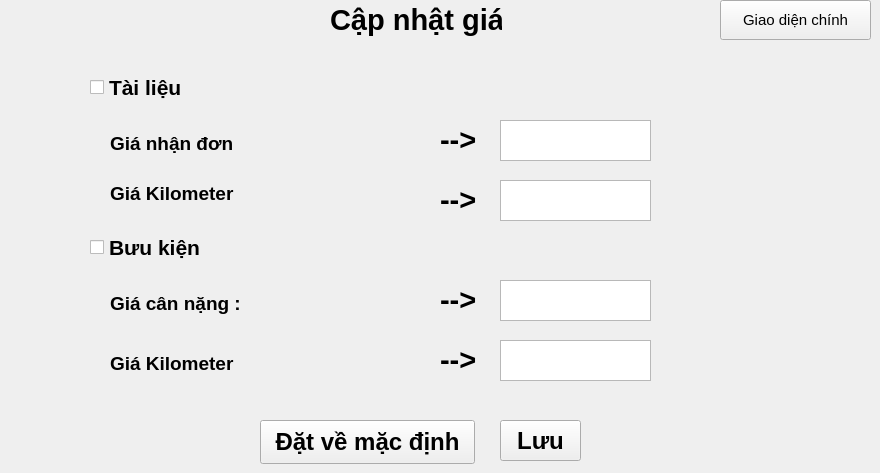
    <widget class="QWidget" name="CapNhatGia3">
     <widget class="QLabel" name="label0_11">
      <property name="geometry">
       <rect>
        <x>330</x>
        <y>0</y>
        <width>172</width>
        <height>39</height>
       </rect>
      </property>
      <property name="font">
       <font>
        <family>Segoe UI</family>
        <pointsize>22</pointsize>
        <bold>true</bold>
       </font>
      </property>
      <property name="autoFillBackground">
       <bool>false</bool>
      </property>
      <property name="text">
       <string>Cập nhật giá</string>
      </property>
     </widget>
     <widget class="QCheckBox" name="checkBoxTaiLieu">
      <property name="geometry">
       <rect>
        <x>90</x>
        <y>70</y>
        <width>94</width>
        <height>34</height>
       </rect>
      </property>
      <property name="font">
       <font>
        <pointsize>16</pointsize>
        <bold>true</bold>
       </font>
      </property>
      <property name="text">
       <string>Tài liệu</string>
      </property>
     </widget>
     <widget class="QCheckBox" name="checkBoxBuuKien">
      <property name="geometry">
       <rect>
        <x>90</x>
        <y>230</y>
        <width>279</width>
        <height>34</height>
       </rect>
      </property>
      <property name="font">
       <font>
        <pointsize>16</pointsize>
        <bold>true</bold>
       </font>
      </property>
      <property name="text">
       <string>Bưu kiện</string>
      </property>
     </widget>
     <widget class="QLabel" name="label_35">
      <property name="geometry">
       <rect>
        <x>110</x>
        <y>130</y>
        <width>130</width>
        <height>26</height>
       </rect>
      </property>
      <property name="font">
       <font>
        <pointsize>14</pointsize>
        <bold>true</bold>
       </font>
      </property>
      <property name="text">
       <string>Giá nhận đơn :</string>
      </property>
     </widget>
     <widget class="QLabel" name="label_36">
      <property name="geometry">
       <rect>
        <x>110</x>
        <y>180</y>
        <width>130</width>
        <height>26</height>
       </rect>
      </property>
      <property name="font">
       <font>
        <pointsize>14</pointsize>
        <bold>true</bold>
       </font>
      </property>
      <property name="text">
       <string>Giá Kilometer :</string>
      </property>
     </widget>
     <widget class="QLabel" name="label_37">
      <property name="geometry">
       <rect>
        <x>110</x>
        <y>290</y>
        <width>130</width>
        <height>26</height>
       </rect>
      </property>
      <property name="font">
       <font>
        <pointsize>14</pointsize>
        <bold>true</bold>
       </font>
      </property>
      <property name="text">
       <string>Giá cân nặng :</string>
      </property>
     </widget>
     <widget class="QLabel" name="label_38">
      <property name="geometry">
       <rect>
        <x>110</x>
        <y>350</y>
        <width>130</width>
        <height>26</height>
       </rect>
      </property>
      <property name="font">
       <font>
        <pointsize>14</pointsize>
        <bold>true</bold>
       </font>
      </property>
      <property name="text">
       <string>Giá Kilometer :</string>
      </property>
     </widget>
     <widget class="QLabel" name="label0_12">
      <property name="geometry">
       <rect>
        <x>440</x>
        <y>120</y>
        <width>45</width>
        <height>39</height>
       </rect>
      </property>
      <property name="font">
       <font>
        <family>Segoe UI</family>
        <pointsize>22</pointsize>
        <bold>true</bold>
       </font>
      </property>
      <property name="autoFillBackground">
       <bool>false</bool>
      </property>
      <property name="text">
       <string>--&gt;</string>
      </property>
     </widget>
     <widget class="QLabel" name="label0_13">
      <property name="geometry">
       <rect>
        <x>440</x>
        <y>180</y>
        <width>45</width>
        <height>39</height>
       </rect>
      </property>
      <property name="font">
       <font>
        <family>Segoe UI</family>
        <pointsize>22</pointsize>
        <bold>true</bold>
       </font>
      </property>
      <property name="autoFillBackground">
       <bool>false</bool>
      </property>
      <property name="text">
       <string>--&gt;</string>
      </property>
     </widget>
     <widget class="QLabel" name="label0_14">
      <property name="geometry">
       <rect>
        <x>440</x>
        <y>280</y>
        <width>45</width>
        <height>39</height>
       </rect>
      </property>
      <property name="font">
       <font>
        <family>Segoe UI</family>
        <pointsize>22</pointsize>
        <bold>true</bold>
       </font>
      </property>
      <property name="autoFillBackground">
       <bool>false</bool>
      </property>
      <property name="text">
       <string>--&gt;</string>
      </property>
     </widget>
     <widget class="QLabel" name="label0_15">
      <property name="geometry">
       <rect>
        <x>440</x>
        <y>340</y>
        <width>45</width>
        <height>39</height>
       </rect>
      </property>
      <property name="font">
       <font>
        <family>Segoe UI</family>
        <pointsize>22</pointsize>
        <bold>true</bold>
       </font>
      </property>
      <property name="autoFillBackground">
       <bool>false</bool>
      </property>
      <property name="text">
       <string>--&gt;</string>
      </property>
     </widget>
     <widget class="QTextEdit" name="textEditGiaNhanDonTaiLieu">
      <property name="geometry">
       <rect>
        <x>500</x>
        <y>120</y>
        <width>151</width>
        <height>41</height>
       </rect>
      </property>
      <property name="font">
       <font>
        <pointsize>12</pointsize>
       </font>
      </property>
     </widget>
     <widget class="QTextEdit" name="textEditGiaQuangDuongTaiLieu">
      <property name="geometry">
       <rect>
        <x>500</x>
        <y>180</y>
        <width>151</width>
        <height>41</height>
       </rect>
      </property>
      <property name="font">
       <font>
        <pointsize>12</pointsize>
       </font>
      </property>
     </widget>
     <widget class="QTextEdit" name="textEditGiaCanNangBuuKien">
      <property name="geometry">
       <rect>
        <x>500</x>
        <y>280</y>
        <width>151</width>
        <height>41</height>
       </rect>
      </property>
      <property name="font">
       <font>
        <pointsize>12</pointsize>
       </font>
      </property>
     </widget>
     <widget class="QTextEdit" name="textEditGiaQuangDuongBuuKien">
      <property name="geometry">
       <rect>
        <x>500</x>
        <y>340</y>
        <width>151</width>
        <height>41</height>
       </rect>
      </property>
      <property name="font">
       <font>
        <pointsize>12</pointsize>
       </font>
      </property>
     </widget>
     <widget class="QPushButton" name="pushButtonDatVeMacDinh">
      <property name="geometry">
       <rect>
        <x>260</x>
        <y>420</y>
        <width>215</width>
        <height>44</height>
       </rect>
      </property>
      <property name="font">
       <font>
        <pointsize>18</pointsize>
        <bold>true</bold>
       </font>
      </property>
      <property name="text">
       <string>Đặt về mặc định</string>
      </property>
     </widget>
     <widget class="QPushButton" name="pushButtonCapNhatGia">
      <property name="geometry">
       <rect>
        <x>500</x>
        <y>420</y>
        <width>81</width>
        <height>41</height>
       </rect>
      </property>
      <property name="font">
       <font>
        <pointsize>18</pointsize>
        <bold>true</bold>
       </font>
      </property>
      <property name="text">
       <string>Lưu</string>
      </property>
     </widget>
     <widget class="QPushButton" name="pushButtonVeGDCPageCapNhatGia">
      <property name="geometry">
       <rect>
        <x>720</x>
        <y>0</y>
        <width>151</width>
        <height>40</height>
       </rect>
      </property>
      <property name="font">
       <font>
        <pointsize>11</pointsize>
        <bold>false</bold>
       </font>
      </property>
      <property name="text">
       <string>Giao diện chính</string>
      </property>
     </widget>
     <widget class="QLabel" name="labelGiaNhanDonTaiLieu">
      <property name="geometry">
       <rect>
        <x>294</x>
        <y>130</y>
        <width>131</width>
        <height>28</height>
       </rect>
      </property>
      <property name="font">
       <font>
        <pointsize>18</pointsize>
        <bold>true</bold>
       </font>
      </property>
      <property name="text">
       <string/>
      </property>
      <property name="alignment">
       <set>Qt::AlignRight|Qt::AlignTrailing|Qt::AlignVCenter</set>
      </property>
     </widget>
     <widget class="QLabel" name="labelGiaQuangDuongTaiLieu">
      <property name="geometry">
       <rect>
        <x>294</x>
        <y>190</y>
        <width>131</width>
        <height>28</height>
       </rect>
      </property>
      <property name="font">
       <font>
        <pointsize>18</pointsize>
        <bold>true</bold>
       </font>
      </property>
      <property name="text">
       <string/>
      </property>
      <property name="alignment">
       <set>Qt::AlignRight|Qt::AlignTrailing|Qt::AlignVCenter</set>
      </property>
     </widget>
     <widget class="QLabel" name="labelGiaCanNangBuuKien">
      <property name="geometry">
       <rect>
        <x>294</x>
        <y>290</y>
        <width>131</width>
        <height>28</height>
       </rect>
      </property>
      <property name="font">
       <font>
        <pointsize>18</pointsize>
        <bold>true</bold>
       </font>
      </property>
      <property name="text">
       <string/>
      </property>
      <property name="alignment">
       <set>Qt::AlignRight|Qt::AlignTrailing|Qt::AlignVCenter</set>
      </property>
     </widget>
     <widget class="QLabel" name="labelGiaQuangDuongBuuKien">
      <property name="geometry">
       <rect>
        <x>294</x>
        <y>350</y>
        <width>131</width>
        <height>28</height>
       </rect>
      </property>
      <property name="font">
       <font>
        <pointsize>18</pointsize>
        <bold>true</bold>
       </font>
      </property>
      <property name="text">
       <string/>
      </property>
      <property name="alignment">
       <set>Qt::AlignRight|Qt::AlignTrailing|Qt::AlignVCenter</set>
      </property>
     </widget>
    </widget>
